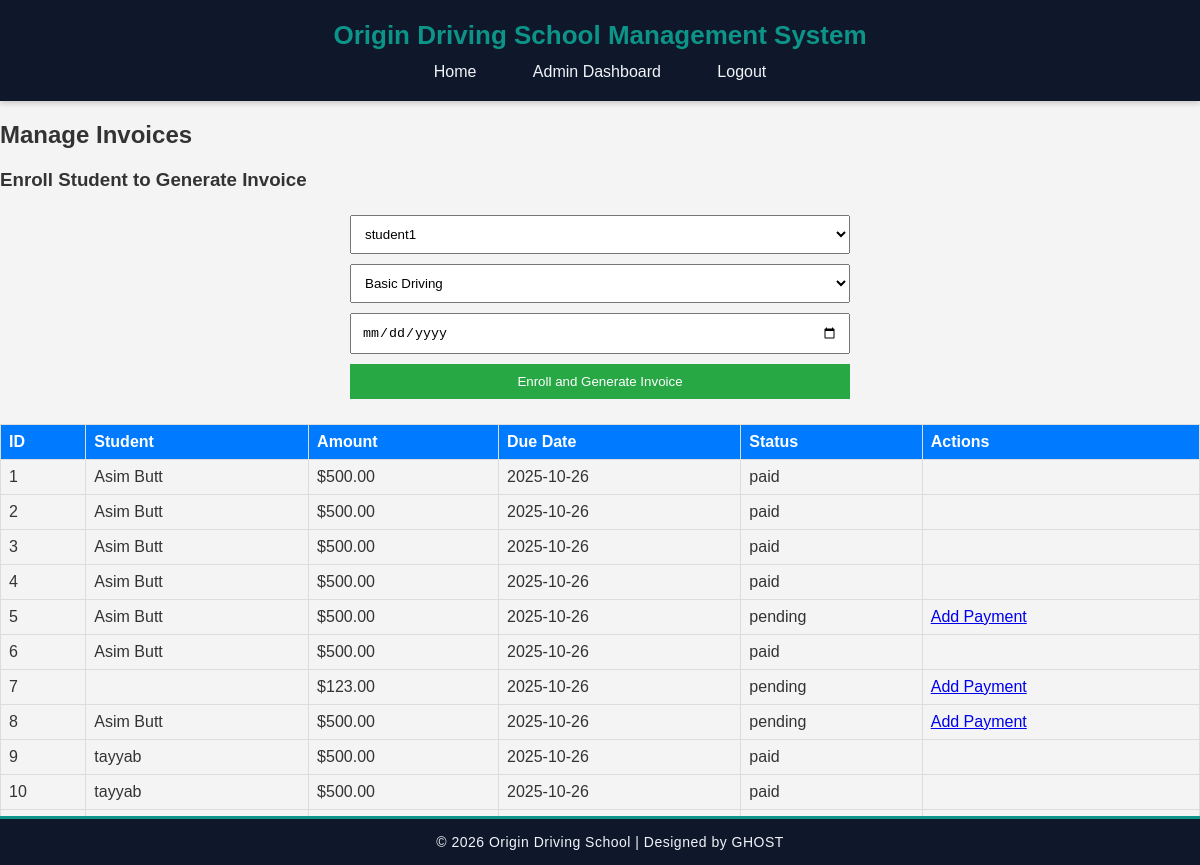
The page /admin/manage_invoices.php (signed in) on the database its author committed.
### tables this page shows
CREATE TABLE `invoices` (
  `id` int(11) NOT NULL,
  `student_id` int(11) NOT NULL,
  `amount` decimal(10,2) NOT NULL,
  `due_date` date NOT NULL,
  `status` enum('pending','paid','overdue') DEFAULT 'pending',
  `reference_code` varchar(50) DEFAULT NULL,
  `processed_by` varchar(100) DEFAULT NULL
);

CREATE TABLE `students` (
  `id` int(11) NOT NULL,
  `user_id` int(11) NOT NULL,
  `full_name` varchar(100) NOT NULL,
  `address` text DEFAULT NULL,
  `phone` varchar(20) DEFAULT NULL,
  `license_status` enum('learner','provisional','full') DEFAULT 'learner',
  `progress` text DEFAULT NULL,
  `is_active` tinyint(1) DEFAULT 1,
  `favorite_car` varchar(100) DEFAULT NULL,
  `notes` text DEFAULT NULL
);

### admin/manage_invoices.php (the view, shortened to what this page needs)
<?php
include '../includes/db_connect.php';
$sql = "SELECT i.*, s.full_name
        FROM invoices i
        JOIN students s ON i.student_id = s.id";
$result = $conn->query($sql);
$students = $conn->query("SELECT s.id, u.username
                          FROM students s
                          JOIN users u ON s.user_id = u.id");
$courses = $conn->query("SELECT id, name FROM courses");
?>
<?php include '../includes/header.php'; ?>
<h2>Manage Invoices</h2>
<h3>Enroll Student to Generate Invoice</h3>
<form method="POST" onsubmit="return validateForm(this)">
    <select name="student_id" required>
        <?php while($s = $students->fetch_assoc()): ?>
            <option value="<?php echo $s['id']; ?>"><?php echo $s['username']; ?></option>
        <?php endwhile; ?>
    </select>
    <select name="course_id" required>
        <?php while($c = $courses->fetch_assoc()): ?>
            <option value="<?php echo $c['id']; ?>"><?php echo $c['name']; ?></option>
        <?php endwhile; ?>
    </select>
    <input type="date" name="start_date" required>
    <button type="submit" name="enroll">Enroll and Generate Invoice</button>
</form>
<table>
    <tr><th>ID</th><th>Student</th><th>Amount</th><th>Due Date</th><th>Status</th><th>Actions</th></tr>
    <?php while($row = $result->fetch_assoc()): ?>
        <tr>
            <td><?php echo $row['id']; ?></td>
            <td><?php echo $row['full_name']; ?></td>
            <td>$<?php echo $row['amount']; ?></td>
            <td><?php echo $row['due_date']; ?></td>
            <td><?php echo $row['status']; ?></td>
            <td>
                <?php if ($row['status'] != 'paid'): ?>
                    <a href="manage_payments.php?invoice_id=<?php echo $row['id']; ?>">Add Payment</a>
                <?php endif; ?>
            </td>
        </tr>
    <?php endwhile; ?>
</table>
<?php include '../includes/footer.php'; ?>

### includes/header.php (shortened to what this page needs)
<!DOCTYPE html>
<html lang="en">
<head>
    <link rel="stylesheet" href="/school/css/styles.css">
</head>
<body>
    <header>
        <h1>Origin Driving School Management System</h1>
        <nav>
            <a href="/school/index.php">Home</a>
            <?php if (isset($_SESSION['user_id'])): ?>
                <?php if ($_SESSION['role'] == 'admin' || $_SESSION['role'] == 'staff'): ?>
                    <a href="/school/admin/dashboard.php">Admin Dashboard</a>
                <?php elseif ($_SESSION['role'] == 'instructor'): ?>
                    <a href="/school/instructor/dashboard.php">Instructor Dashboard</a>
                    <a href="/school/instructor/messages.php">Received Messages</a>
                <?php endif; ?>
                <a href="/school/logout.php">Logout</a>
            <?php else: ?>
                <a href="/school/login.php">Login</a>
                <a href="/school/register_student.php">Register as Student</a>
                <a href="/school/register_instructor.php">Register as Instructor</a>
            <?php endif; ?>
        </nav>
    </header>
</body>
</html>

### includes/footer.php (shortened to what this page needs)
    <footer>
        <p>© <?php echo date("Y"); ?> Origin Driving School | Designed by GHOST</p>
    </footer>
</body>
</html>

### css/styles.css (style rules this page uses)
body { font-family: Arial, sans-serif; margin: 0; padding: 0; background: #f4f4f4; color: #333; }
header { background: #007bff; color: white; padding: 10px; text-align: center; }
nav a { color: white; margin: 0 10px; text-decoration: none; }
footer { background: #28a745; color: white; text-align: center; padding: 10px; position: fixed; bottom: 0; width: 100%; }
form { max-width: 500px; margin: auto; }
input, select, textarea, button { width: 100%; margin: 5px 0; padding: 10px; box-sizing: border-box; }
button { background: #28a745; color: white; border: none; cursor: pointer; }
table { width: 100%; border-collapse: collapse; margin: 20px 0; }
th, td { border: 1px solid #ddd; padding: 8px; text-align: left; }
th { background: #007bff; color: white; }

### includes/header.php (style rules this page uses)
header { background-color: #0F172A; color: #F1F5F9; padding: 20px; text-align: center; box-shadow: 0 2px 6px rgba(0,0,0,0.2); }
header h1 { margin: 0; font-size: 26px; font-weight: bold; color: #0D9488; }
nav { margin-top: 12px; }
nav a { color: #F1F5F9; text-decoration: none; margin: 0 12px; font-weight: 500; transition: color 0.3s ease, background 0.3s ease; padding: 8px 14px; border-radius: 6px; }

### includes/footer.php (style rules this page uses)
footer { background-color: #0F172A; color: #F1F5F9; text-align: center; padding: 15px 10px; margin-top: 40px; font-size: 14px; border-top: 3px solid #0D9488; }
footer p { margin: 0; font-weight: 500; letter-spacing: 0.5px; }

### rows shown on the page
invoices: id "1", student.full_name "Asim Butt", amount "500.00", due_date "2025-10-26", status "paid"
invoices: id "2", student.full_name "Asim Butt", amount "500.00", due_date "2025-10-26", status "paid"
invoices: id "3", student.full_name "Asim Butt", amount "500.00", due_date "2025-10-26", status "paid"
invoices: id "4", student.full_name "Asim Butt", amount "500.00", due_date "2025-10-26", status "paid"
invoices: id "5", student.full_name "Asim Butt", amount "500.00", due_date "2025-10-26", status "pending"
invoices: id "6", student.full_name "Asim Butt", amount "500.00", due_date "2025-10-26", status "paid"
invoices: id "7", amount "123.00", due_date "2025-10-26", status "pending"
invoices: id "8", student.full_name "Asim Butt", amount "500.00", due_date "2025-10-26", status "pending"
invoices: id "9", student.full_name "tayyab", amount "500.00", due_date "2025-10-26", status "paid"
invoices: id "10", student.full_name "tayyab", amount "500.00", due_date "2025-10-26", status "paid"

### other values the page prints
form field student_id "student1"
form field course_id "Basic Driving"
